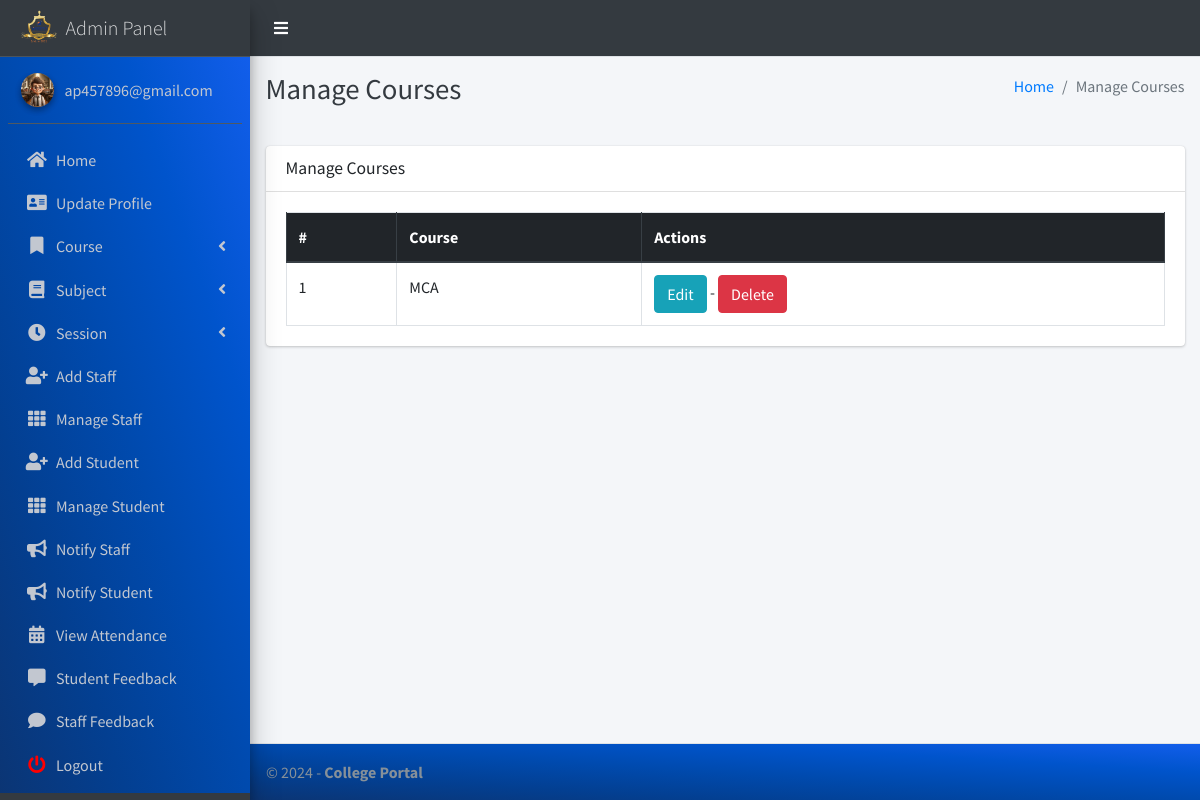
Page /course/manage/ (signed in) on the committed database.
### main_app/models.py (models this page shows, shortened)
class CustomUser(AbstractUser):
    USER_TYPE = ((1, "HOD"), (2, "Staff"), (3, "Student"))
    GENDER = [("M", "Male"), ("F", "Female")]
    username = None  # Removed username, using email instead
    email = models.EmailField(unique=True)
    user_type = models.CharField(default=1, choices=USER_TYPE, max_length=1)
    gender = models.CharField(max_length=1, choices=GENDER)
    profile_pic = models.ImageField()
    address = models.TextField()
    fcm_token = models.TextField(default="")  # For firebase notifications
    created_at = models.DateTimeField(auto_now_add=True)
    updated_at = models.DateTimeField(auto_now=True)
    USERNAME_FIELD = "email"
    REQUIRED_FIELDS = []
    objects = CustomUserManager()

class Course(models.Model):
    name = models.CharField(max_length=120)
    created_at = models.DateTimeField(auto_now_add=True)
    updated_at = models.DateTimeField(auto_now=True)

### main_app/hod_views.py (the view)
# urls.py: path("course/manage/", hod_views.manage_course, name='manage_course'),
def manage_course(request):
    courses = Course.objects.all()
    context = {
        'courses': courses,
        'page_title': 'Manage Courses'
    }
    return render(request, "hod_template/manage_course.html", context)

### main_app/templates/hod_template/manage_course.html
{% extends 'main_app/base.html' %}
{% load static %}
{% block page_title %}{{page_title}}{% endblock page_title %}
{% block content %}
<section class="content">
    <div class="container-fluid">
        <div class="row">
            <div class="col-md-12">
                <div class="card">
                    <div class="card-header">
                        <h3 class="card-title">{{page_title}}</h3>
                    </div>
                    <div class="card-body">
                        <table id="example2" class="table table-bordered table-hover">
                            <thead class="thead-dark">
                                <tr>
                                    <th>#</th>
                                    <th>Course</th>
                                    <th>Actions</th>
                                </tr>
                            </thead>
                            <tbody>
                                {% for course in courses %}
                                <tr>
                                    <td>{{ forloop.counter }}</td>
                                    <td>{{course.name}}</td>
                                    <td>
                                        <a href="{% url 'edit_course' course.id %}" class="btn btn-info">Edit</a> -
                                        <a href="{% url 'delete_course' course.id %}" onclick="return confirm('Are you sure you want to delete this course ?')" class="btn btn-danger">Delete</a>
                                    </td>
                                </tr>
                                {% endfor %}
                            </tbody>
                        </table>
                    </div>
                </div>
            </div>
        </div>
    </div>
</section>
{% endblock content %}

### main_app/templates/main_app/sidebar_template.html (shortened to what this page needs)
{% load static %}
<aside class="main-sidebar sidebar-dark-info elevation-4">
    {% if request.user.user_type == '1' %}
    <a href="{% url 'admin_home' %}" class="brand-link">
        <img src="{% static 'dist/img/virusx1.png' %} " alt=" LOGO"
            class="brand-image " >
        <span class="brand-text font-weight-light" >Admin Panel</span>
    </a>
    <div class="sidebar" style="background-image: linear-gradient(to right top, #0b3574, #033f91, #004aae, #0054cc, #125eeb);">
        <div class="user-panel mt-3 pb-3 mb-3 d-flex">
            <div class="image">
                <img src="{{ request.user.profile_pic}}" class="img-circle elevation-2" alt="User Image">
            </div>
            <div class="info">
                <a href="#" class="d-block">{{user}}</a>
            </div>
        </div>
        <nav class="mt-2">
            <ul class="nav nav-pills nav-sidebar flex-column" data-widget="treeview" role="menu" data-accordion="false">
                <li class="nav-item">
                    {% url 'admin_home' as admin_home %}
                    <a href="{{admin_home}}" class="nav-link {% if admin_home == request.path %} active {% endif %}">
                        <i class="nav-icon fas fa-home"></i>
                        <p>
                            Home
                        </p>
                    </a>
                </li>
                <li class="nav-item">
                    {% url 'admin_view_profile' as admin_view_profile %}
                    <a href="{{admin_view_profile}}"
                        class="nav-link {% if admin_view_profile == request.path %} active {% endif %}">
                        <i class="nav-icon fas fa-address-card"></i>
                        <p>
                            Update Profile
                        </p>
                    </a>
                </li>
                <li class="nav-item has-treeview">
                    <a href="#" class="nav-link" >
                        <i class="nav-icon fas fa-bookmark"></i>
                        <p>
                            Course
                            <i class="fas fa-angle-left right"></i>
                        </p>
                    </a>
                </li>
                <li class="nav-item has-treeview">
                    <a href="#" class="nav-link">
                        <i class="nav-icon fas fa-book"></i>
                        <p>
                            Subject
                            <i class="fas fa-angle-left right"></i>
                        </p>
                    </a>
                </li>
                <li class="nav-item has-treeview">
                    <a href="#" class="nav-link">
                        <i  class="nav-icon fas fa-clock"></i>
                        <p>
                            Session
                            <i class="fas fa-angle-left right"></i>
                        </p>
                    </a>
                </li>
                <li class="nav-item">
                    {% url 'add_staff' as add_staff %}
                    <a href="{{add_staff}}" class="nav-link {% if add_staff == request.path %} active {% endif %}">
                        <i class="nav-icon fas fa-user-plus"></i>
                        <p>
                            Add Staff
                        </p>
                    </a>
                </li>
                <li class="nav-item">
                    {% url 'manage_staff' as manage_staff %}
                    {% url 'edit_staff' staff_id as edit_staff %}
                    <a href="{{manage_staff}}"
                        class="nav-link {% if manage_staff == request.path or request.path == edit_staff %} active {% endif %}">
                        <i class="nav-icon fas fa-th"></i>
                        <p>
                            Manage Staff
                        </p>
                    </a>
                </li>
                <li class="nav-item">
                    {% url 'add_student' as add_student%}
                    <a href="{{add_student}}" class="nav-link  {% if add_student == request.path %} active {% endif %}">
                        <i class="nav-icon fas fa-user-plus"></i>
                        <p>
                            Add Student
                        </p>
                    </a>
                </li>
                <li class="nav-item">
                    {% url 'manage_student' as manage_student %}
                    {% url 'edit_student' student_id as edit_student %}
                    <a href="{{manage_student}}"
                        class="nav-link  {% if edit_student == request.path or manage_student == request.path %} active {% endif %}">
                        <i class="nav-icon fas fa-th"></i>
                        <p>
                            Manage Student
                        </p>
                    </a>
                </li>
                <li class="nav-item">
                    {% url 'admin_notify_staff' as admin_notify_staff %}
                    <a href="{{admin_notify_staff}}"
                        class="nav-link {% if admin_notify_staff == request.path %} active {% endif %}">
                        <i class="nav-icon fas fa-bullhorn"></i>
                        <p>
                            Notify Staff
                        </p>
                    </a>
                </li>
                <li class="nav-item">
                    {% url 'admin_notify_student' as admin_notify_student %}
                    <a href="{{admin_notify_student}}"
                        class="nav-link {% if admin_notify_student == request.path %} active {% endif %}">
                        <i class="nav-icon fas fa-bullhorn"></i>
                        <p>
                            Notify Student
                        </p>
                    </a>
                </li>
                <li class="nav-item">
                    {% url 'admin_view_attendance' as admin_view_attendance %}
                <li class="nav-item">
                    <a href="{{admin_view_attendance}}"
                        class="nav-link  {% if admin_view_attendance == request.path %} active {% endif %}">
                        <i class="nav-icon fas fa-calendar-alt"></i>
                        <p>
                            View Attendance
                        </p>
                    </a>
                </li>
                <li class="nav-item">
                    {% url 'student_feedback_message' as student_feedback_message %}
                    <a href="{{ student_feedback_message }}"
                        class="nav-link  {% if student_feedback_message == request.path %} active {% endif %}">
                        <i class="nav-icon fas fa-comment-alt"></i>
                        <p>
                            Student Feedback
                        </p>
                    </a>
                </li>
                <li class="nav-item">
                    {% url 'staff_feedback_message' as staff_feedback_message %}
                    <a href="{{staff_feedback_message}}"
                        class="nav-link   {% if staff_feedback_message == request.path %} active {% endif %}">
                        <i  class="nav-icon fas fa-comment"></i>
                        <p>
                            Staff Feedback
                        </p>
                    </a>
                </li>
                                        {% endif %}
                                        <li class="nav-item">
                                            <a href="{% url 'user_logout' %}"
                                                onclick="return confirm('Your session would be terminated.\n\nProceed?')"
                                                class="nav-link">
                                                <i  style="color: #ff0000"  class="nav-icon fas fa-power-off"></i>
                                                <p>
                                                    Logout
                                                </p>
                                            </a>
                                        </li>
                                    </ul>
                                </nav>
                            </div>
</aside>

### rows in the picture
CustomUser: user.profile_pic (picture), email "ap457896@gmail.com"
Course: name "MCA"

### other values in the picture
{{ page_title }} "Manage Courses"
